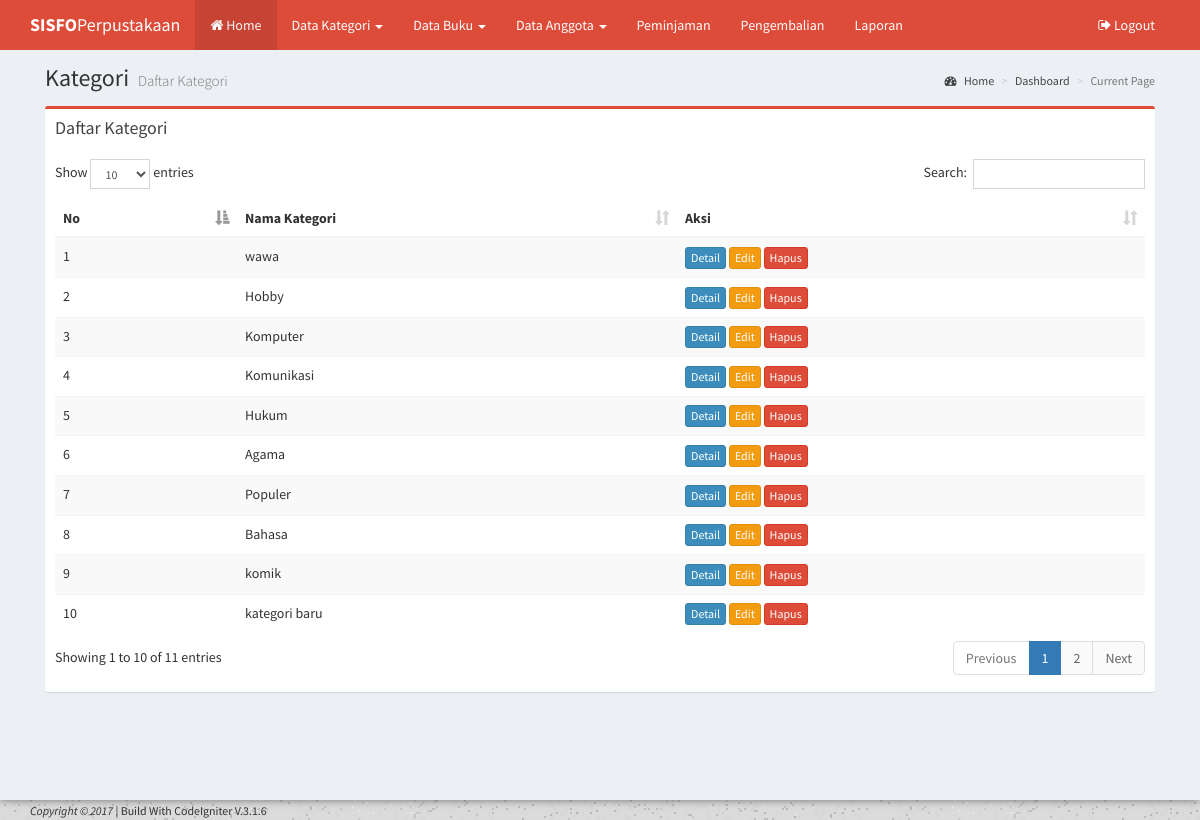
The app's page /CodeIgniter/index.php/kategori with its own data.
### tables this page shows
CREATE TABLE `kategori` (
  `id_kategori` int(5) NOT NULL,
  `nama_kategori` varchar(45) NOT NULL
);

### CodeIgniter/application/views/template/my_template.php (called while the page is built, shortened)
<?php $this->load->view("/partial/header");?>
<?php $this->load->view("/partial/navbar");?>
<?php $this->load->view("/partial/top_navigation");?>
<?php $this->load->view($content);?>

### CodeIgniter/application/controllers/Kategori.php (called while the page is built, shortened)
<?php
class Kategori extends CI_Controller {
	public function __construct()
	{
		$this->load->model('Kategori_Model');
	}
	public function index()
	{
		$data =
		[
			'title' => 'Kategori',
			'sub_title' => 'Daftar Kategori',
			'content' => 'kategori/index',
			'show' => $this->Kategori_Model->index()->result()
		];
		$this->load->view('template/my_template', $data);
	}
}

### CodeIgniter/index.php (called while the page is built, shortened)
<?php
require_once BASEPATH.'core/CodeIgniter.php';

### CodeIgniter/application/models/Kategori_Model.php (called while the page is built, shortened)
 <?php
class Kategori_Model extends CI_Model {
	public function index()
	{
		return $this->db->get('kategori');
	}
}

### CodeIgniter/application/views/kategori/index.php (the view, shortened to what this page needs)
<section class="content">
	<div class="row">
		<div class="col-sm-12">
			<div class="box box-danger">
				<div class="box-header">
					<h3 class="box-title"><?=$sub_title;?></h3>
				</div>
				<div class="box-body">
					<div class="table-responsive">
						<table class="table table-striped" id="example1">
							<thead>
								<tr>
									<th>No</th>
									<th>Nama Kategori</th>
									<th>Aksi</th>
								</tr>
							</thead>
							<tbody>
								<?php
								foreach ($show as $key => $data) {
								?>
								<tr>
									<td><?=$key+1;?></td>
									<td><?=$data->nama_kategori;?></td>
									<td>
										<a href="#" class="btn btn-xs btn-primary">Detail</a>
										<a href="<?=site_url('kategori/edit/'.$data->id_kategori);?>" class="btn btn-xs btn-warning">Edit</a>
										<a href="<?=site_url('kategori/delete/'.$data->id_kategori);?>" class="btn btn-xs btn-danger">Hapus</a>
									</td>
								</tr>
								<?php
								}
								?>
							</tbody>
							<body>
						</table>
					</div>
				</div>
			</div>
		</div>
	</div>
</section>

### records on screen
kategori: nama_kategori "wawa"
kategori: nama_kategori "Hobby"
kategori: nama_kategori "Komputer"
kategori: nama_kategori "Komunikasi"
kategori: nama_kategori "Hukum"
kategori: nama_kategori "Agama"
kategori: nama_kategori "Populer"
kategori: nama_kategori "Bahasa"
kategori: nama_kategori "komik"
kategori: nama_kategori "kategori baru"

### other values on screen
$title "Kategori"
$sub_title "Daftar Kategori"
